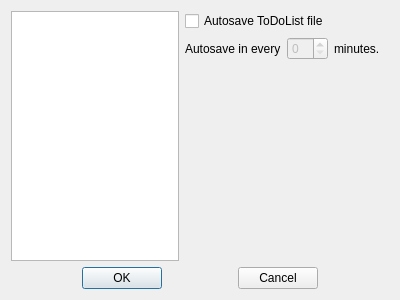
<?xml version="1.0" encoding="UTF-8"?>
<ui version="4.0">
 <class>SettingsWindow</class>
 <widget class="QDialog" name="SettingsWindow">
  <property name="enabled">
   <bool>true</bool>
  </property>
  <property name="geometry">
   <rect>
    <x>0</x>
    <y>0</y>
    <width>400</width>
    <height>300</height>
   </rect>
  </property>
  <property name="windowTitle">
   <string>Settings</string>
  </property>
  <property name="windowIcon">
   <iconset resource="todolist.qrc">
    <normaloff>:/pignon.png</normaloff>:/pignon.png</iconset>
  </property>
  <layout class="QVBoxLayout" name="verticalLayout_4">
   <item>
    <layout class="QVBoxLayout" name="verticalLayout_3">
     <item>
      <layout class="QHBoxLayout" name="horizontalLayout_2">
       <item>
        <widget class="QTreeView" name="treeView">
         <property name="maximumSize">
          <size>
           <width>200</width>
           <height>16777215</height>
          </size>
         </property>
        </widget>
       </item>
       <item>
        <layout class="QVBoxLayout" name="verticalLayout_2">
         <item>
          <layout class="QVBoxLayout" name="verticalLayout">
           <item>
            <widget class="QCheckBox" name="autoSaveCheckBox">
             <property name="enabled">
              <bool>true</bool>
             </property>
             <property name="text">
              <string>Autosave ToDoList file</string>
             </property>
            </widget>
           </item>
           <item>
            <layout class="QHBoxLayout" name="horizontalLayout">
             <item>
              <widget class="QLabel" name="label">
               <property name="text">
                <string>Autosave in every</string>
               </property>
               <property name="buddy">
                <cstring>spinBox</cstring>
               </property>
              </widget>
             </item>
             <item>
              <widget class="QSpinBox" name="spinBox">
               <property name="enabled">
                <bool>false</bool>
               </property>
               <property name="maximum">
                <number>60</number>
               </property>
               <property name="singleStep">
                <number>5</number>
               </property>
              </widget>
             </item>
             <item>
              <widget class="QLabel" name="label_2">
               <property name="text">
                <string>minutes.</string>
               </property>
              </widget>
             </item>
             <item>
              <spacer name="horizontalSpacer_4">
               <property name="orientation">
                <enum>Qt::Horizontal</enum>
               </property>
               <property name="sizeHint" stdset="0">
                <size>
                 <width>40</width>
                 <height>20</height>
                </size>
               </property>
              </spacer>
             </item>
            </layout>
           </item>
          </layout>
         </item>
         <item>
          <spacer name="verticalSpacer">
           <property name="orientation">
            <enum>Qt::Vertical</enum>
           </property>
           <property name="sizeHint" stdset="0">
            <size>
             <width>20</width>
             <height>40</height>
            </size>
           </property>
          </spacer>
         </item>
        </layout>
       </item>
      </layout>
     </item>
     <item>
      <layout class="QHBoxLayout" name="horizontalLayout_3">
       <item>
        <spacer name="horizontalSpacer">
         <property name="orientation">
          <enum>Qt::Horizontal</enum>
         </property>
         <property name="sizeHint" stdset="0">
          <size>
           <width>15</width>
           <height>17</height>
          </size>
         </property>
        </spacer>
       </item>
       <item>
        <widget class="QPushButton" name="okPushButton">
         <property name="text">
          <string>OK</string>
         </property>
        </widget>
       </item>
       <item>
        <spacer name="horizontalSpacer_2">
         <property name="orientation">
          <enum>Qt::Horizontal</enum>
         </property>
         <property name="sizeHint" stdset="0">
          <size>
           <width>14</width>
           <height>17</height>
          </size>
         </property>
        </spacer>
       </item>
       <item>
        <widget class="QPushButton" name="cancelPushButton">
         <property name="text">
          <string>Cancel</string>
         </property>
        </widget>
       </item>
       <item>
        <spacer name="horizontalSpacer_3">
         <property name="orientation">
          <enum>Qt::Horizontal</enum>
         </property>
         <property name="sizeHint" stdset="0">
          <size>
           <width>15</width>
           <height>17</height>
          </size>
         </property>
        </spacer>
       </item>
      </layout>
     </item>
    </layout>
   </item>
  </layout>
 </widget>
 <resources>
  <include location="todolist.qrc"/>
 </resources>
 <connections>
  <connection>
   <sender>cancelPushButton</sender>
   <signal>clicked()</signal>
   <receiver>SettingsWindow</receiver>
   <slot>close()</slot>
   <hints>
    <hint type="sourcelabel">
     <x>283</x>
     <y>271</y>
    </hint>
    <hint type="destinationlabel">
     <x>317</x>
     <y>189</y>
    </hint>
   </hints>
  </connection>
 </connections>
</ui>
